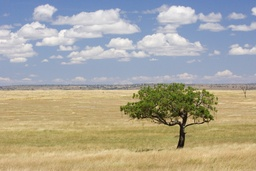
#> input picture sample_images/060811_131006_GM6A0103.jpg, 256 x 171 px, shrunk from 3392 x 2261 before the run, found by its file name
$ python main.py
#> lines starting #> are read from the running program, lines starting #| are printed output that depends on the picture
### src/tp6/utils.py

import numpy as np
from PIL import Image

# takes as input the path to an image
# file, loads the image using Image module from Pillow and returns a Numpy array.
def imgArray(imgpath):
#> called with imgpath = 'sample_images/060811_131006_GM6A0103.jpg'
    with Image.open(imgpath) as im:
#> im is the input picture: PIL image 256x171 RGB; mean R, G, B 170.8, 166.7, 152.2
#> (printed output is left out)
#| shape :  (171, 256, 3)
#| h :  171
#| w :  256
#| color channels :  3
        return np.asarray(im)

# takes as input a Numpy array
# representing an image and saves it to a file using the Image module from Pillow.
def img2file(imgArray):
    if not (isinstance(imgArray, np.ndarray)):
        raise TypeError("Only np.ndarray are allowed")

    # Ensure values are within 0-255
    # Convert to unsigned 8-bit integer (uint8)
    imgArray = np.clip(imgArray, 0, 255).astype(np.uint8)
    # create pillow image
    im = Image.fromarray(imgArray)

    # save
    im.save("output.jpg")

# returns a Numpy array representing the grayscale
# Gray = 0.2989 × R + 0.5870 × G + 0.1140 × B
def grayscale(imgArray):
    rows, cols, channels = imgArray.shape
#> rows = 171; cols = 256; channels = 3
    grayscale_img = np.empty([rows, cols])

    for r in range(rows):
        for c in range(cols):
            pixel = imgArray[r, c]
            val = 0.2989 * pixel[0] + 0.5870 * pixel[1] + 0.1140 * pixel[2]
            grayscale_img[r,c] = val
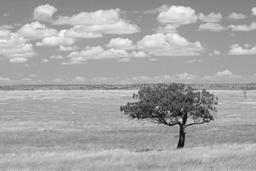
#> grayscale_img: shape (171, 256) float64; min 10.96, max 250, mean 166.3

    return grayscale_img

# takes an image array and a 2D Numpy array representing the convolution kernel. The
# function should return the filtered image as a Numpy array.
def convolution(imgArray, kernel):
    # cast as float for sorbel filters to work
    imgArray = imgArray.astype(np.float32)

    # Check if the image is grayscale (2D) or color (3D)
    is_grayscale = len(imgArray.shape) == 2
#> is_grayscale = True

    if is_grayscale:
        # Convert (H, W) -> (H, W, 1) so the rest of the code works
        imgArray = imgArray[:, :, np.newaxis]


    rows, cols, channels = imgArray.shape
#> rows = 171; cols = 256; channels = 1

    # calc padding
    k_w, k_h = kernel.shape
    p_w = k_w // 2
    p_h = k_h // 2

    paddded_img = np.pad(imgArray, pad_width = ((p_w, p_w),(p_h, p_h),(0,0)) )

    # build output:
    filtered_img = np.empty([rows, cols, channels])


    for i in range(rows):
        for j in range(cols):
            for color in range(channels):
                # sum weights of kernel * img vals
                sum = 0
                for x in range(k_w):
                    for y in range(k_h):
                        sum = sum + paddded_img[(i + x),(j + y),color] * kernel[x,y]

                # save weighted sum to output pixel
                filtered_img[i, j, color] = sum


    # convert it back to 2D if greyscale
    if is_grayscale:
        # Convert (H, W, 1) -> (H, W)
        return filtered_img[:, :, 0]

    return filtered_img

def gaussianBlur(imgArray, size = 5):
    if not isinstance(size, (int, np.integer)) or size <= 0 or size % 2 == 0:
        raise ValueError("size must be a positive odd integer, e.g., 3, 5, 7, 9 ")

    sigma = size / 6.0
    positions = np.arange(size, dtype=float) - size // 2
    kernel = np.exp(-(positions ** 2) / (2 * sigma ** 2))
    k = kernel / kernel.sum()

    # kernels
    vertical_k = k.reshape(size, 1)
    horizontal_k = k.reshape(1, size)

    a = convolution(imgArray, vertical_k)
    b = convolution(a, horizontal_k)
#> after the loop in convolution (call 2), `for i in range(rows):`:
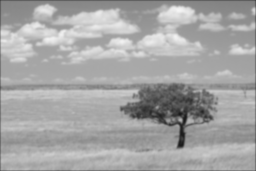
#> filtered_img: shape (171, 256, 1) float64; min 27.12, max 245.3, mean 165.4

    return b

# function that performs edge detection by applying
# successively grayscale conversion, gaussian blur and the Sobel operato
def edgeDetect(imgArray):
    imgGrey = grayscale(imgArray)
    imgGreyBlur = gaussianBlur(imgGrey)

    # define sorbel filters
    ks1 = np.array([[1,2,1],[0,0,0],[-1,-2,-1]])
    ks2 = np.array([[1,0,-1],[2,0,-2],[1,0,-1]])

    # apply filters
    img_s1 = convolution(imgGreyBlur, ks1)
#> in convolution (call 3), `paddded_img = np.pad(imgArray, pad_width = ((p_w, p_w),(p_h, p_h),(0,0..`:
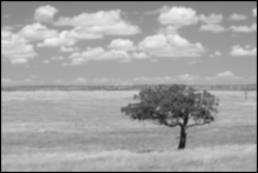
#> paddded_img: shape (173, 258, 1) float32; min 0, max 245.3, mean 162.2
#> after the loop in convolution (call 3), `for i in range(rows):`:
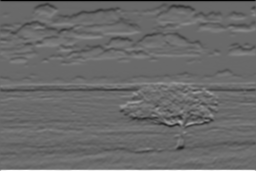
#> filtered_img: shape (171, 256, 1) float64; min -529, max 738.8, mean -0.7; drawn with min black and max white
    img_s2 = convolution(imgGreyBlur, ks2)
#> after the loop in convolution (call 4), `for i in range(rows):`:
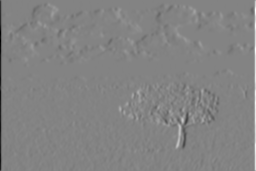
#> filtered_img: shape (171, 256, 1) float64; min -874.2, max 823.7, mean 0.1; drawn with min black and max white

    sorbel_magnitude = np.sqrt(img_s1**2 + img_s2**2)
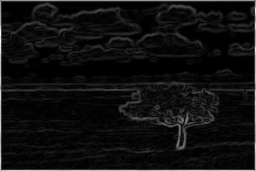
#> sorbel_magnitude: shape (171, 256) float64; min 0.0194, max 874.6, mean 54.8; drawn with min black and max white

    return sorbel_magnitude

### src/tp6/main.py
from tp6.utils import imgArray, img2file, grayscale, convolution, gaussianBlur, edgeDetect
import numpy as np


def main():
        img = imgArray("sample_images/060811_131006_GM6A0103.jpg")

        print(img)
        print("shape : ", np.shape(img))
        print("h : ", np.shape(img)[0])
        print("w : ", np.shape(img)[1])
        print("color channels : ", np.shape(img)[2])

        # [11 lines of commented-out code are left out]
        img = edgeDetect(img)
        img2file(img)
#> in img2file, `imgArray = np.clip(imgArray, 0, 255).astype(np.uint8)`:
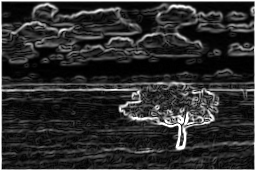
#> imgArray: shape (171, 256); min 0, max 255, mean 47


if __name__ == "__main__":
    main()

$ run again, with sample_images/060814_073026__M6A0169.jpg copied over sample_images/060811_131006_GM6A0103.jpg
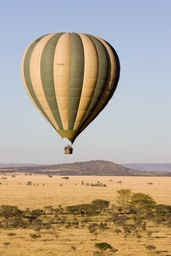
#> input picture sample_images/060814_073026__M6A0169.jpg, 171 x 256 px, shrunk from 2336 x 3504 before the run, found by its file name
#> in imgArray, im is the input picture: PIL image 171x256 RGB; mean R, G, B 177.5, 163.7, 145.6
#> (printed output is left out)
#| shape :  (256, 171, 3)
#| h :  256
#| w :  171
#| color channels :  3
#> paddded_img: shape (256, 175, 1) float32
#> paddded_img: shape (258, 173, 1) float32
#> after the loop in convolution (call 4), `for i in range(rows):`:
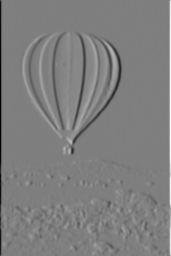
#> filtered_img: shape (256, 171, 1) float64; min -795.2, max 801, mean 0; drawn with min black and max white
#> in img2file, `imgArray = np.clip(imgArray, 0, 255).astype(np.uint8)`:
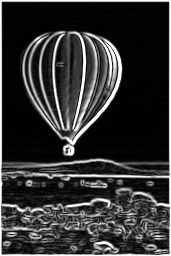
#> imgArray: shape (256, 171); min 0, max 255, mean 51.4
